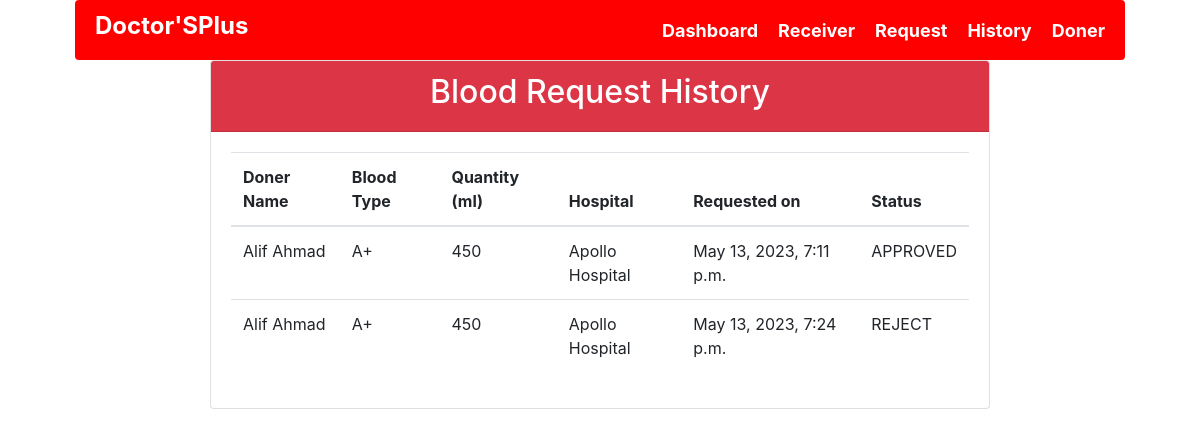
The page /patient/receiver-request/list/ (signed in) on the database as committed earlier.
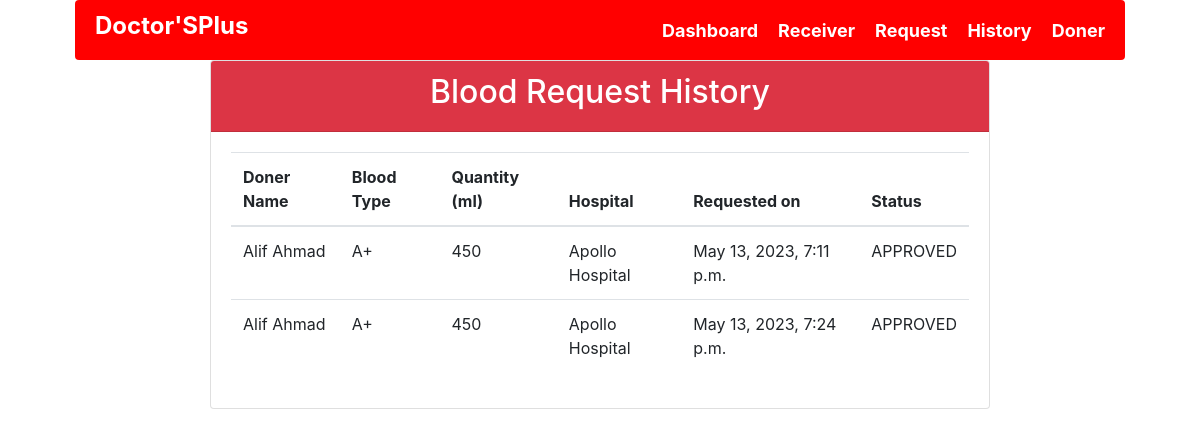
The same page on the database as committed later.
### patient/models.py (models this page shows)
class ReceiverRequest(models.Model):
    receiver_name = models.CharField(max_length=50, blank=True)
    user = models.ForeignKey(User, on_delete=models.CASCADE)
    blood_group = models.CharField(max_length=3, choices=BLOOD_GROUPS)
    units_required = models.PositiveIntegerField()
    reason = models.CharField(max_length=200, blank=True)
    age = models.PositiveIntegerField()
    hospital = models.CharField(max_length=100)
    contact_number = models.CharField(max_length=20)
    is_approved = models.CharField(default='PENDING', max_length=8, choices=APPROVED)
    created_at = models.DateTimeField(auto_now_add=True)

### patient/views.py (the view)
# urls.py: path('receiver-request/list/', views.receiver_request_list_view, name='receiver_request_list'),
def receiver_request_list_view(request):
    receiver_requests = ReceiverRequest.objects.filter(user=request.user)
    return render(request, 'bloodbank/receiver_request_list.html', {'receiver_requests': receiver_requests})

### Templates/bloodbank/receiver_request_list.html (shortened to what this page needs)
<!DOCTYPE html>
<html lang="en">
<head>
    <link rel="stylesheet" href="https://maxcdn.bootstrapcdn.com/bootstrap/4.0.0/css/bootstrap.min.css">
</head>
{% include "bloodbank/receiver_navbar.html" %}
<body>
<div class="container mb-4">
  <div class="row justify-content-center">
    <div class="col-md-9">
      <div class="card">
        <div class="card-header bg-danger text-white">
          <h2 class="text-center">Blood Request History</h2>
        </div>
        <div class="card-body">
          <table class="table">
            <thead>
              <tr>
                <th scope="col">Doner Name</th>
                <th scope="col">Blood Type</th>
                <th scope="col">Quantity (ml)</th>
                <th scope="col">Hospital </th>
                <th scope="col">Requested on</th>
                <th scope="col">Status</th>
              </tr>
            </thead>
            <tbody>
              {% for request in receiver_requests %}
              <tr>
                <td>{{ request.receiver_name }}</td>
                <td>{{ request.blood_group }}</td>
                <td>{{ request.units_required }}</td>
                <td>{{request.hospital}}</td>
                <td>{{ request.created_at }}</td>
                <td>{{ request.is_approved }}</td>
              </tr>
              {% empty %}
              <tr>
                <td colspan="6">No donation requests found.</td>
              </tr>
              {% endfor %}
            </tbody>
          </table>
        </div>
      </div>
    </div>
  </div>
</div>
</body>
</html>

Rows that differ between the two databases and show on the page:
changed ReceiverRequest "May 13, 2023, 7:24 p.m.": is_approved "REJECT" → "APPROVED"
